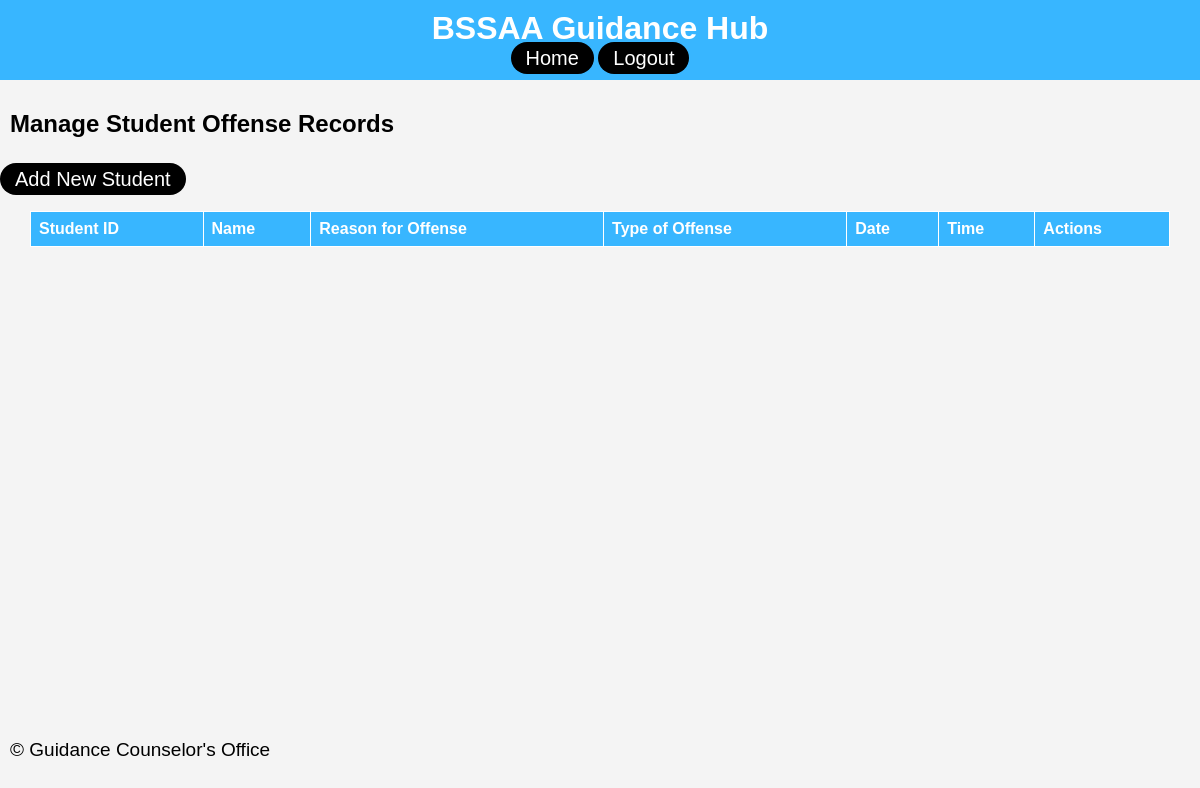
Before: /manage_records with the older database file.
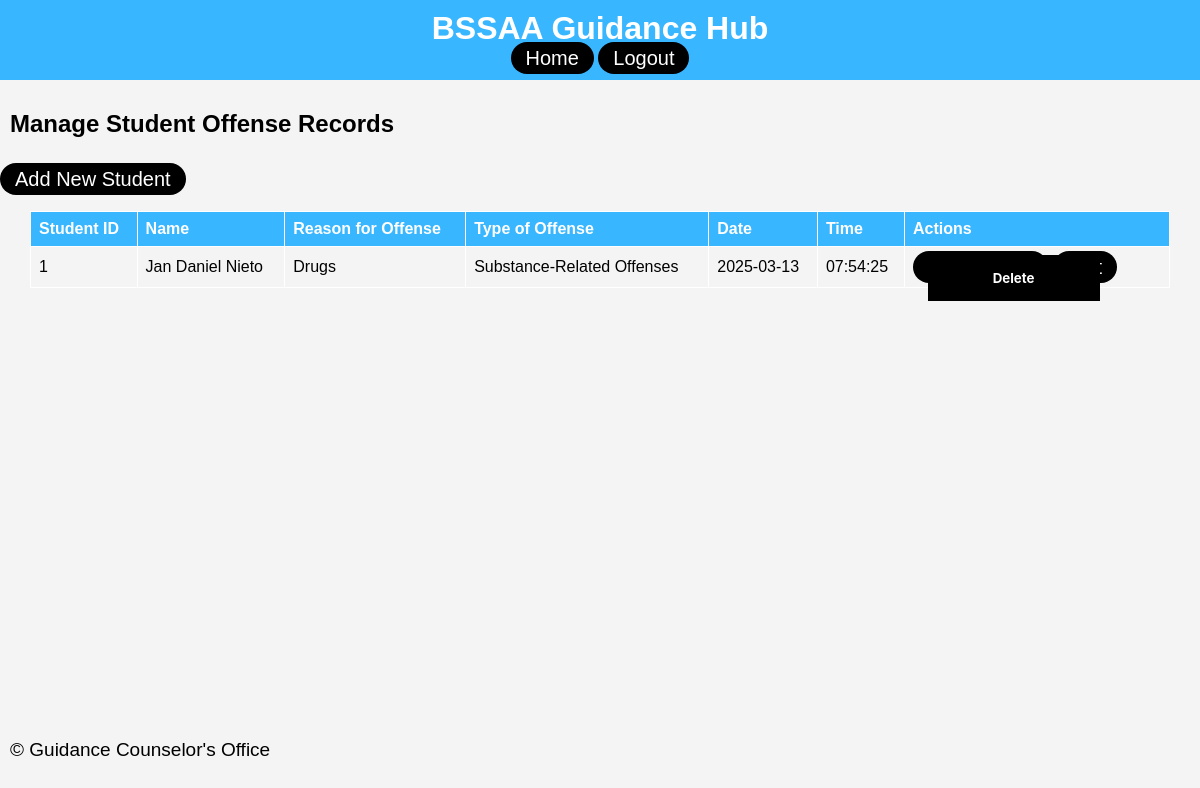
After: the same page with the newer database file.
### app/models.py (models this page shows)
class OffenseRecord(db.Model):
    id = db.Column(db.Integer, primary_key=True)
    student_id = db.Column(db.Integer, db.ForeignKey('student_record.id'), nullable=False)
    offense_type = db.Column(db.String(100), nullable=False)
    reason = db.Column(db.String(200), nullable=False)
    additional_info = db.Column(db.Text, nullable=True)
    date_time = db.Column(db.DateTime, default=datetime.utcnow)

class StudentRecord(db.Model):
    id = db.Column(db.Integer, primary_key=True)
    name = db.Column(db.String(100), nullable=False)
    grade_section = db.Column(db.String(50), nullable=False)
    birthdate = db.Column(db.Date, nullable=False)
    age = db.Column(db.Integer, nullable=False)
    mother_tongue = db.Column(db.String(50), nullable=False)
    ethnic_group = db.Column(db.String(50), nullable=True)
    religion = db.Column(db.String(50), nullable=False)
    address_house_no = db.Column(db.String(100), nullable=False)
    address_barangay = db.Column(db.String(100), nullable=False)
    address_city = db.Column(db.String(100), nullable=False)
    address_province = db.Column(db.String(100), nullable=False)
    mother_name = db.Column(db.String(100), nullable=False)
    father_name = db.Column(db.String(100), nullable=False)
    guardian_name = db.Column(db.String(100), nullable=True)
    contact_number = db.Column(db.String(15), nullable=True)
    reason = db.Column(db.String(200), nullable=True)
    type_of_offense = db.Column(db.String(100), nullable=True)
    date_time = db.Column(db.DateTime, default=datetime.utcnow)
    additional_info = db.Column(db.Text, nullable=True)
    offenses = db.relationship('OffenseRecord', backref='student', lazy=True)

### app/routes.py (the view)
@main.route('/manage_records')
def manage_records():
    records = OffenseRecord.query.all()
    return render_template('manage_records.html', records=records)

### app/templates/manage_records.html
{% extends 'base.html' %}
{% block content %}
<h2>Manage Student Offense Records</h2>
<a href="{{ url_for('main.add_student') }}" class="capsule-button">Add New Student</a>
<table>
    <thead>
        <tr>
            <th>Student ID</th>
            <th>Name</th>
            <th>Reason for Offense</th>
            <th>Type of Offense</th>
            <th>Date</th>
            <th>Time</th>
            <th>Actions</th>
        </tr>
    </thead>
    <tbody>
        {% for offense in records %}
        <tr>
            <td>{{ offense.student_id }}</td>
            <td>{{ offense.student.name }}</td>
            <td>{{ offense.reason }}</td>
            <td>{{ offense.offense_type }}</td>
            <td>{{ offense.date_time.strftime('%Y-%m-%d') }}</td>
            <td>{{ offense.date_time.strftime('%H:%M:%S') }}</td>
            <td>
                <a href="{{ url_for('main.view_profile', student_id=offense.student_id) }}">View Profile</a>
                <a href="{{ url_for('main.edit_offense', offense_id=offense.id) }}">Edit</a>
                <form action="{{ url_for('main.delete_offense', offense_id=offense.id) }}" method="POST" style="display:inline;">
                    <button type="submit" onclick="return confirm('Are you sure you want to delete this record?');">Delete</button>
                </form>
            </td>
        </tr>
        {% endfor %}
    </tbody>
</table>
{% endblock %}

### app/templates/base.html (shortened to what this page needs)
<!DOCTYPE html>
<html lang="en">
<head>
    <link rel="stylesheet" href="{{ url_for('static', filename='css/styles.css') }}">
</head>
<body>
    <header>
        <h1>BSSAA Guidance Hub</h1>
        <nav>
        <a href="{{ url_for('main.dashboard') }}">Home</a>
        <a href="{{ url_for('main.registration') }}">Logout</a>
        </nav>
    </header>
    <main>
        {% block content %}
        {% endblock %}
    </main>
    <footer>
        <p>&copy; {{ current_year }} Guidance Counselor's Office</p>
    </footer>
</body>
</html>

### app/static/css/styles.css (style rules this page uses)
body { font-family: Arial, Helvetica, sans-serif; margin: 0; padding: 0; background-color: #f4f4f4; display: flex; flex-direction: column; min-height: 100vh; margin: 0; padding: 0; background-color: #f4f4f4; }
main { flex: 1; }
footer { padding: 10px 0; position: relative; bottom: 0; width: 100%; }
header { background: #38B6FF; color: #ffffff; padding: 10px 0; text-align: center; }
h1 { margin: 0; }
p { font-family: Verdana, Geneva, Tahoma, sans-serif; padding: 10px; font-size: 19px; }
h2 { padding: 10px; }
a { font-size: 20px; background-color: #000000; border-radius: 40px; padding: 5px 15px; text-decoration: none; color: #ffffff; }
table { border: 1px solid #000000; width: 95%; border-collapse: collapse; margin: 20px 0; position: absolute; left: 30px; }
table th, table td { border: 1px solid #ffffff; text-align: left; padding: 8px; }
table th { background-color: #38B6FF; color: white; }
form { font-family: ROBOTO-VARIABLE-FONT, -apple-system, BlinkMacSystemFont, "Segoe UI", Roboto, "Helvetica Neue"; padding: 10px; font-size: 20px; }
button[type="submit"] { font-family: ROBOTO-VARIABLE-FONT, -apple-system, BlinkMacSystemFont, "Segoe UI", Roboto, "Helvetica Neue"; font-weight: bold; background-color: #000000; color: white; border: none; padding: 15px 65px; position: absolute; right: 70px; cursor: pointer; }

Changed rows visible on the page:
added OffenseRecord: student_id "1", student.name "Jan Daniel Nieto", reason "Drugs", offense_type "Substance-Related Offenses", date_time "2025-03-13", date_time "07:54:25"
